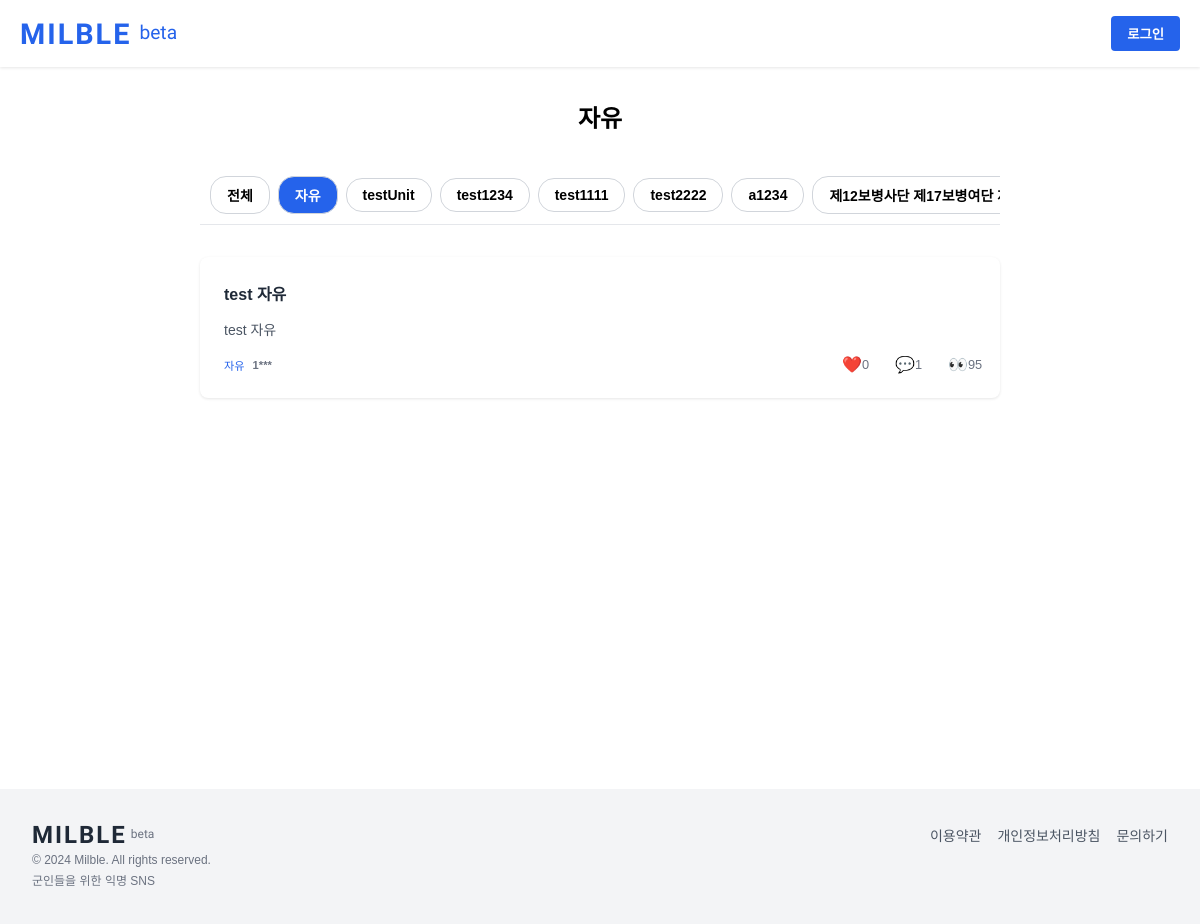
The page /posts/자유/ on the database as committed earlier.
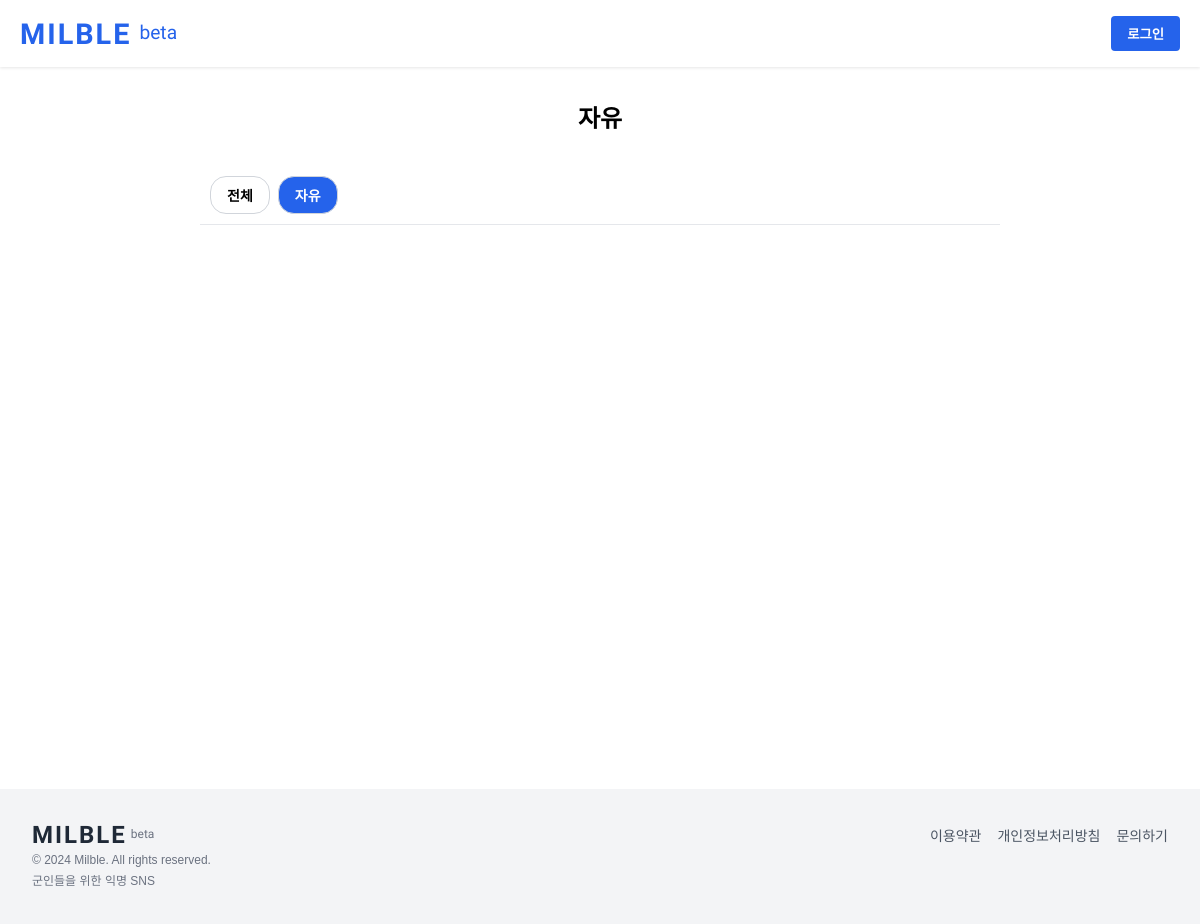
The same page on the database as committed later.
### milble_app/models.py (models this page shows, shortened)
class Category(models.Model):
    name = models.CharField(max_length=100, unique=True)

class Unit(models.Model):
    name = models.CharField(max_length=100, unique=True)
    answer1 = models.CharField(max_length=255, blank=False)
    answer2 = models.CharField(max_length=255, blank=False)
    answer3 = models.CharField(max_length=255, blank=False)
    subscriber_count = models.PositiveIntegerField(default=0)  # 가입자 수 변수 추가

class Post(models.Model):
    title = models.CharField(max_length=200)
    content = models.TextField()
    created_at = models.DateTimeField(auto_now_add=True)
    updated_at = models.DateTimeField(auto_now=True)
    author = models.CharField(max_length=100)  # 글쓴이
    unit = models.ForeignKey(Unit, null=True, blank=True, on_delete=models.SET_NULL)  # 부대 선택 필드
    category = models.ForeignKey(Category, null=True, blank=True, on_delete=models.SET_NULL)  # 카테고리 선택 필드
    likes = models.PositiveIntegerField(default=0)  # 좋아요 수, 기본값 0
    comments_count = models.PositiveIntegerField(default=0)  # 댓글 수, 기본값 0
    views = models.PositiveIntegerField(default=0)  # 조회수, 기본값 0
    liked_users = models.ManyToManyField('CustomUser', related_name='liked_posts', blank=True)  # 좋아요 누른 사용자들
    class Meta:
        indexes = [
            models.Index(fields=['unit']),          # unit 필드에 인덱스 추가
            models.Index(fields=['category']),      # category 필드에 인덱스 추가
            models.Index(fields=['created_at']),    # created_at 필드에 인덱스 추가
        ]

### milble_app/views.py (the view)
# urls.py: path('posts/<str:posts_name>/', views.posts_view, name='posts'),
@cache_page(60 * 15)  # 15분 동안 캐시
def posts_view(request, posts_name):
    unit = Unit.objects.filter(name=posts_name).first()
    category = None
    if not unit:
        category = Category.objects.filter(name=posts_name).first()
    posts = Post.objects.all()
    if category:
        posts = posts.filter(category=category)  # category가 있을 때만 필터링
    elif unit:
        posts = posts.filter(unit=unit, category__isnull=True)  # unit이 있을 때만 필터링
    posts = posts.order_by('-created_at')  # 최신순으로 정렬
    units = Unit.objects.exclude(name=request.user.unit) if request.user.is_authenticated else Unit.objects.all()
    categories = Category.objects.exclude(name="전체")  # '전체' 카테고리는 제외하고 표시
    return render(request, 'posts.html', {
        'current_unit': unit,
        'current_category': category,
        'posts': posts,
        'units': units,
        'categories': categories,
        'user': request.user,
        'post_name': posts_name  # posts_name 변수를 렌더링에 전달
    })

### milble_app/templatetags/mask_filters.py (called while the page is built)
@register.filter(name='mask_author')
def mask_author(author):
    if len(author) > 1:
        return author[0] + '*' * (len(author) - 1)  # 첫 글자 제외한 나머지 '*'로 마스킹
    return author  # 한 글자일 경우 그대로 반환

### templates/posts.html (shortened to what this page needs)
{% extends 'base.html' %}
{% load static %}
{% load mask_filters %}
{% block head %}
    <link rel="stylesheet" type="text/css" href="{% static 'posts.css' %}">
{% endblock %}
{% block main %}
    <main class="container">
        <h1 class="unit-title">
            {% if current_unit %}{{ current_unit.name }}{% elif current_category %}{{ current_category.name }}{% else %}전체 게시판{% endif %}
        </h1>
        <div class="units">
            <div class="units-list">
                <button class="unit-btn" onclick="window.location.href='{% url 'popular_posts' %}'">전체</button>
                {% for category in categories %}
                    {% if current_category == category %}
                        <button class="selected-unit-btn" onclick="window.location.href='{% url 'posts' category.name %}'">{{ category.name }}</button>
                    {% else %}
                        <button class="unit-btn" onclick="window.location.href='{% url 'posts' category.name %}'">{{ category.name }}</button>
                    {% endif %}
                {% endfor %}
                {% for unit in units %}
                    {% if current_unit == unit %}
                        <button class="selected-unit-btn" onclick="window.location.href='{% url 'posts' unit.name %}'">{{ unit.name }}</button>
                    {% else %}
                        <button class="unit-btn" onclick="window.location.href='{% url 'posts' unit.name %}'">{{ unit.name }}</button>
                    {% endif %}
                {% endfor %}
            </div>
        </div>
        <div class="post-list">
            {% for post in posts %}
            <div class="post-item">
                <a href="{% url 'post_detail' post.id %}" class="post-title">{{ post.title }}</a>
                <p class="post-content">{{ post.content|truncatewords:20 }}</p>
                <div class="post-meta">
                    <div class="unit-author">
                        <span class="unit">{% if post.unit %}{{ post.unit.name }}{% else %}{{ post.category.name }}{% endif %}</span>
                        <span class="post-author">{{ post.author|mask_author }}</span>
                    </div>
                    <div class="post-stats">
                        <div class="like-stat">
                            <span class="icon">❤️</span>
                            <span class="number">{{ post.likes }}</span>
                        </div>
                        <div class="comment-stat">
                            <span class="icon">💬</span>
                            <span class="number">{{ post.comments.count }}</span>
                        </div>
                        <div class="views-stat">
                            <span class="icon">👀</span>
                            <span class="number">{{ post.views }}</span>
                        </div>
                    </div>
                </div>
            </div>
            {% endfor %}
        </div>
    </main>
{% endblock %}

Rows that differ between the two databases and show on the page:
removed Unit: name "testUnit"
removed Unit: name "test1234"
removed Unit: name "test1111"
removed Unit: name "test2222"
removed Unit: name "a1234"
removed Unit: name "제12보병사단 제17보병여단…"
removed Post: title "test 자유", content "test 자유", category.name "자유", author|mask_author "1***", likes "0", comments.count "1", views "95"
